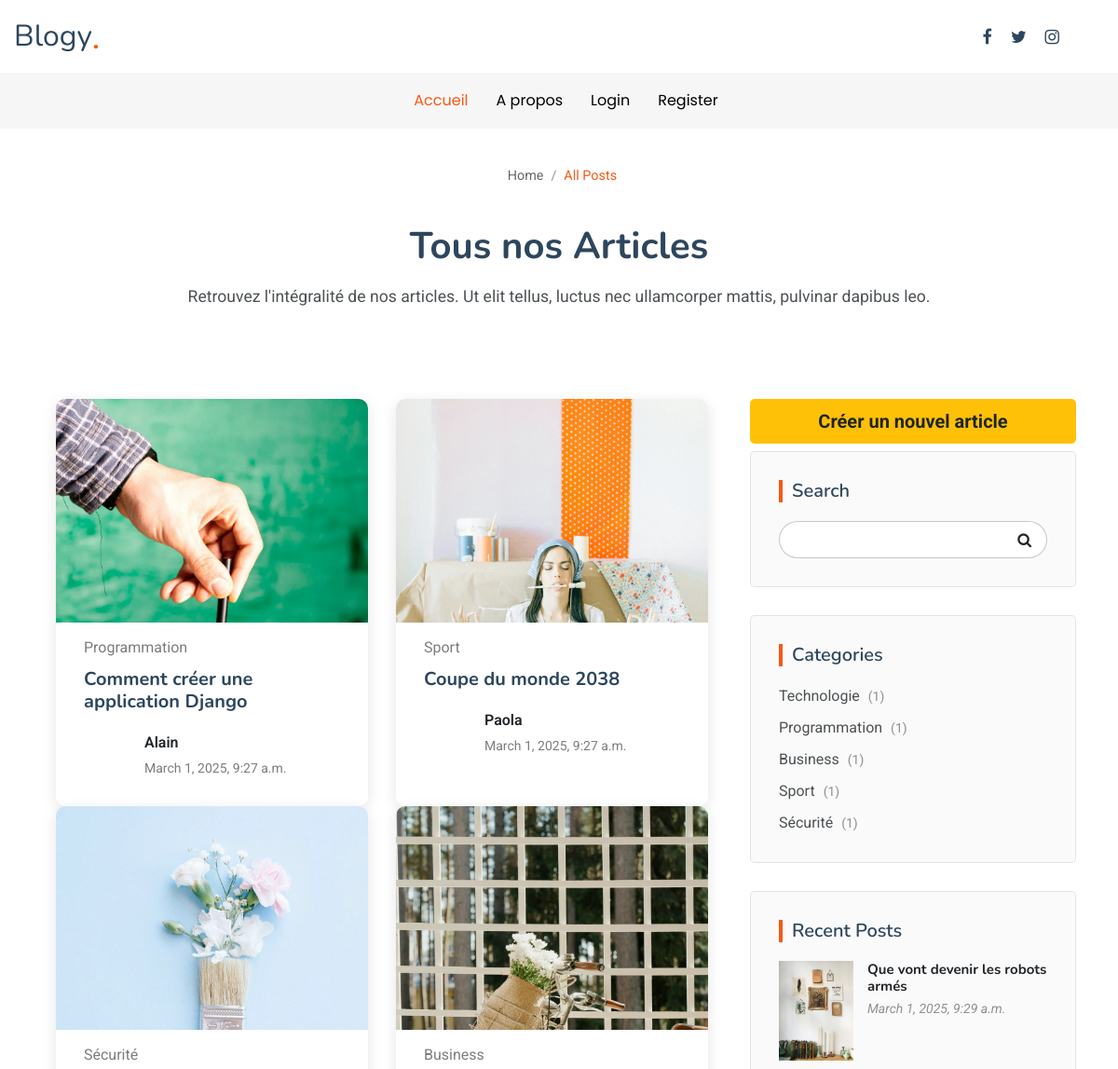
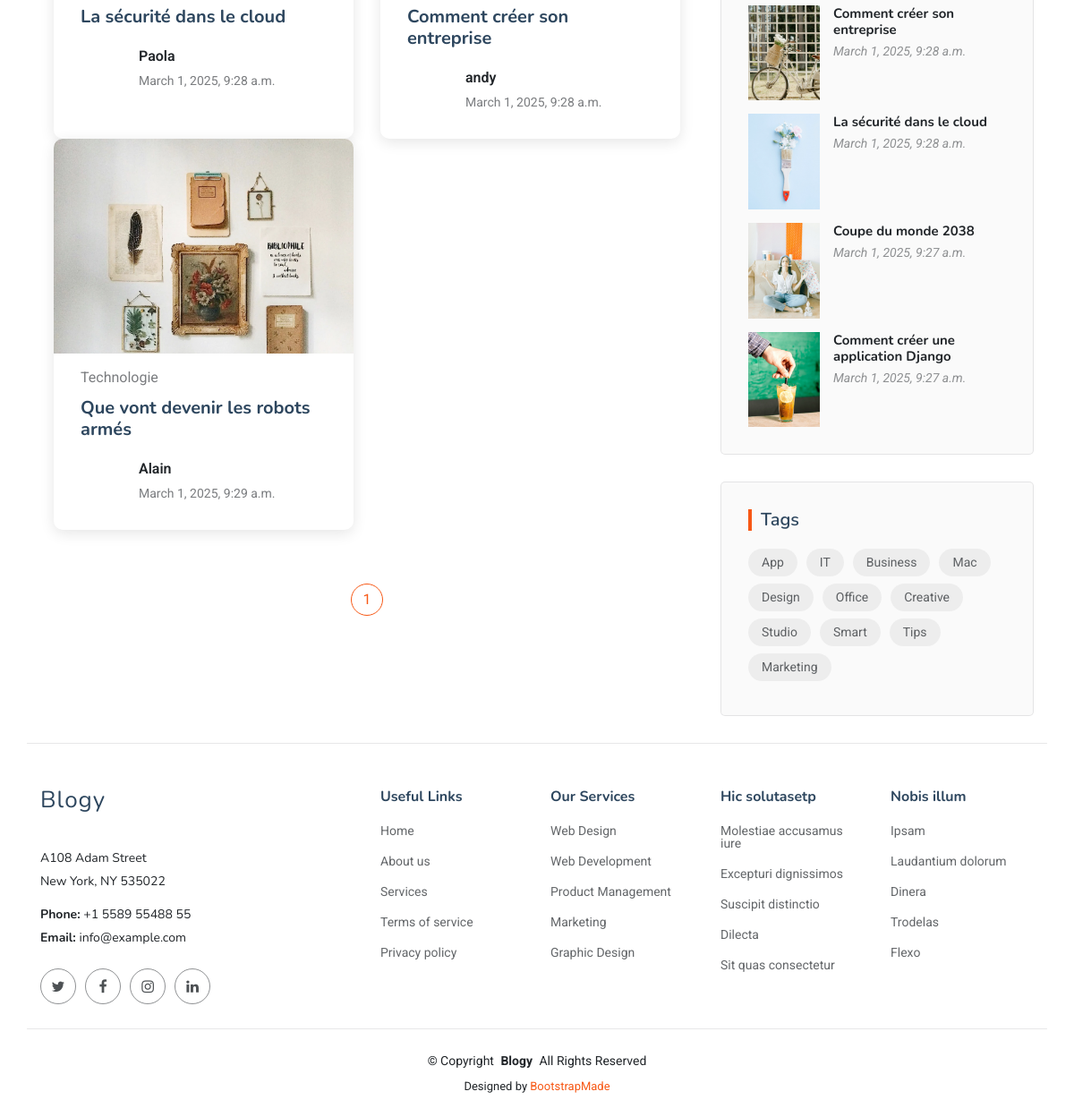
/posts/, run on the app's committed database (2 pictures, top to bottom).
### articles/models.py (models this page shows, shortened)
class Article(models.Model):
    titre = models.CharField(max_length=255)
    contenu = models.TextField(null=True)
    date_publication = models.DateTimeField(auto_now_add=True)
    categorie = models.ForeignKey('Categorie',related_name='articles', on_delete=models.CASCADE)
    auteur = models.ForeignKey(User, on_delete = models.CASCADE)
    likes = models.ManyToManyField(User, related_name = 'liked_articles', blank=True)
    favoris = models.ManyToManyField(User, related_name = 'favorite_articles', blank=True)
    image = models.ImageField(upload_to='articles_images/', blank=True, null=True )

class Categorie(models.Model):
    nom = models.CharField(max_length=100)

### articles/views.py (the view)
# urls.py: path('posts/', ArticleListView.as_view(), name='posts'),
class ArticleListView(ListView):
    model = Article # select * from post
    template_name = 'all_posts.html'
    context_object_name = "posts" # clé à utiliser dans le template
    paginate_by = 6
    def get_context_data(self, **kwargs):
        context = super().get_context_data(**kwargs)
        context["categories"] = Categorie.objects.all()  # Récupérer toutes les catégories
        context["recent_posts"] = Article.objects.order_by('-date_publication')[:5]  # Derniers articles
        return context

### articles/context_processors.py (called while the page is built)
def categories(request):
    all_categories = Categorie.objects.all()
    return {'categories': all_categories}

### articles/templates/all_posts.html (shortened to what this page needs)
{% extends 'base.html' %}
{% load static %}
{% block content %}
    <div class="page-title position-relative">
        <div class="breadcrumbs">
            <nav aria-label="breadcrumb">
              <ol class="breadcrumb">
                <li class="breadcrumb-item"><a href="{% url 'home' %}"> Home</a></li>
                <li class="breadcrumb-item active current">All Posts</li>
              </ol>
            </nav>
        </div>
          <div class="title-wrapper">
            <h1>Tous nos Articles</h1>
            <p>Retrouvez l'intégralité de nos articles. Ut elit tellus, luctus nec ullamcorper mattis, pulvinar dapibus leo.</p>
          </div>
        </div>
        <div class="container">
          <div class="row">
            <div class="col-lg-8">
              <section id="category-postst" class="category-postst section">
                <div class="container" data-aos="fade-up" data-aos-delay="100">
                  <div class="row gy-4">
                    {% for post in posts %}
                    <div class="col-lg-6">
                      <article>
                        <div class="post-img">
                          <img src="{{ post.image.url }}" alt="" class="img-fluid">
                        </div>
                        <p class="post-category">{{ post.categorie.nom}}</p>
                        <h2 class="title">
                          <a href="{% url 'post_detail' 'article' post.id %}">{{ post.titre }}</a>
                        </h2>
                        <div class="d-flex align-items-center">
                          <div class="post-meta">
                            <p class="post-author">{{ post.auteur.username }}</p>
                            <p class="post-date">
                              <time datetime="{{ post.date_publication }}">{{ post.date_publication }}</time>
                            </p>
                          </div>
                        </div>
                      </article>
                    </div>
                    {% empty %}
                    <p>Aucun article disponible dans cette catégorie.</p>
                    {% endfor %}
                  </div>
                </div>
              </section>
                <section id="pagination-2" class="pagination-2 section">
                    <div class="container">
                    <div class="d-flex justify-content-center">
                        <ul class="pagination">
                        {% for num in page_obj.paginator.page_range %}
                            {% if page_obj.number == num %}
                            <li class="active"><a href="?page={{ num }}">{{ num }}</a></li>
                            {% elif num > page_obj.number|add:"-3" and num < page_obj.number|add:"3" %}
                            <li><a href="?page={{ num }}">{{ num }}</a></li>
                            {% endif %}
                        {% endfor %}
                        </ul>
                    </div>
                    </div>
                </section>
            </div>
            <div class="col-lg-4 sidebar">
              <div class="widgets-container" data-aos="fade-up" data-aos-delay="200">
                <div>
                    <a href="{% url 'create_post' %}" class="btn-lg btn btn-warning w-100 mb-2 font-weight-bold"
                    >Créer un nouvel article</a>
                </div>
                <div class="search-widget widget-item">
                  <h3 class="widget-title">Search</h3>
                  <form action="">
                    <input type="text">
                    <button type="submit" title="Search"></button>
                  </form>
                </div>
                <div class="categories-widget widget-item">
                  <h3 class="widget-title">Categories</h3>
                  <ul class="mt-3">
                    {% for cat in categories %}
                    <li><a href="{% url 'category' cat.nom %}">{{ cat.nom }} <span>({{ cat.articles.count }})</span></a></li>
                    {% endfor %}
                 </ul>
                </div>
                <div class="recent-posts-widget widget-item">
                  <h3 class="widget-title">Recent Posts</h3>
                  {% for recent in recent_posts %}
                  <div class="post-item">
                    <img src="{{ recent.image.url }}" alt="" class="flex-shrink-0">
                    <div>
                      <h4><a href="{% url 'post_detail' 'article' recent.id %}">{{ recent.titre }}</a></h4>
                      <time datetime="{{ recent.date_publication }}">{{ recent.date_publication }}</time>
                    </div>
                  </div>
                  {% endfor %}
                </div>
                <div class="tags-widget widget-item">
                  <h3 class="widget-title">Tags</h3>
                  <ul>
                    <li><a href="#">App</a></li>
                    <li><a href="#">IT</a></li>
                    <li><a href="#">Business</a></li>
                    <li><a href="#">Mac</a></li>
                    <li><a href="#">Design</a></li>
                    <li><a href="#">Office</a></li>
                    <li><a href="#">Creative</a></li>
                    <li><a href="#">Studio</a></li>
                    <li><a href="#">Smart</a></li>
                    <li><a href="#">Tips</a></li>
                    <li><a href="#">Marketing</a></li>
                  </ul>
                </div>
              </div>
            </div>
          </div>
        </div>
{% endblock%}

### articles/templates/base.html (shortened to what this page needs)
<!DOCTYPE html>
<html lang="en">
<head>
    <link href="//maxcdn.bootstrapcdn.com/bootstrap/4.1.1/css/bootstrap.min.css" rel="stylesheet" id="bootstrap-css">
    <link rel="stylesheet" href="https://cdn.jsdelivr.net/npm/swiper@11/swiper-bundle.min.css"/>
    <link rel="stylesheet" href="https://cdnjs.cloudflare.com/ajax/libs/aos/2.3.4/aos.css" />
    <link rel="stylesheet" href="https://cdnjs.cloudflare.com/ajax/libs/font-awesome/4.7.0/css/font-awesome.min.css">
</head>
<body>
    {% include 'navbar.html' %}
    <main class="main">
    {% block content %}{% endblock%}
    </main>
    <footer id="footer" class="footer">
        <div class="container footer-top">
          <div class="row gy-4">
            <div class="col-lg-4 col-md-6 footer-about">
              <a href="index.html" class="logo d-flex align-items-center">
                <span class="sitename">Blogy</span>
              </a>
              <div class="footer-contact pt-3">
                <p>A108 Adam Street</p>
                <p>New York, NY 535022</p>
                <p class="mt-3"><strong>Phone:</strong> <span>+1 5589 55488 55</span></p>
                <p><strong>Email:</strong> <span>info@example.com</span></p>
              </div>
              <div class="social-links d-flex mt-4">
                <a href=""><i class="fa fa-twitter"></i></a>
                <a href=""><i class="fa fa-facebook"></i></a>
                <a href=""><i class="fa fa-instagram"></i></a>
                <a href=""><i class="fa fa-linkedin"></i></a>
              </div>
            </div>
            <div class="col-lg-2 col-md-3 footer-links">
              <h4>Useful Links</h4>
              <ul>
                <li><a href="#">Home</a></li>
                <li><a href="#">About us</a></li>
                <li><a href="#">Services</a></li>
                <li><a href="#">Terms of service</a></li>
                <li><a href="#">Privacy policy</a></li>
              </ul>
            </div>
            <div class="col-lg-2 col-md-3 footer-links">
              <h4>Our Services</h4>
              <ul>
                <li><a href="#">Web Design</a></li>
                <li><a href="#">Web Development</a></li>
                <li><a href="#">Product Management</a></li>
                <li><a href="#">Marketing</a></li>
                <li><a href="#">Graphic Design</a></li>
              </ul>
            </div>
            <div class="col-lg-2 col-md-3 footer-links">
              <h4>Hic solutasetp</h4>
              <ul>
                <li><a href="#">Molestiae accusamus iure</a></li>
                <li><a href="#">Excepturi dignissimos</a></li>
                <li><a href="#">Suscipit distinctio</a></li>
                <li><a href="#">Dilecta</a></li>
                <li><a href="#">Sit quas consectetur</a></li>
              </ul>
            </div>
            <div class="col-lg-2 col-md-3 footer-links">
              <h4>Nobis illum</h4>
              <ul>
                <li><a href="#">Ipsam</a></li>
                <li><a href="#">Laudantium dolorum</a></li>
                <li><a href="#">Dinera</a></li>
                <li><a href="#">Trodelas</a></li>
                <li><a href="#">Flexo</a></li>
              </ul>
            </div>
          </div>
        </div>
        <div class="container copyright text-center mt-4">
          <p>© <span>Copyright</span> <strong class="px-1 sitename">Blogy</strong> <span>All Rights Reserved</span></p>
          <div class="credits">
            Designed by <a href="https://bootstrapmade.com/">BootstrapMade</a>
          </div>
        </div>
      </footer>
</body>
</html>

### articles/templates/navbar.html (shortened to what this page needs)
<header id="header" class="header position-relative">
    <div class="container-fluid container-xl position-relative">
      <div class="top-row d-flex align-items-center justify-content-between">
        <a href="{% url 'home' %}" class="logo d-flex align-items-end">
          <h1 class="sitename">Blogy</h1><span>.</span>
        </a>
        <div class="d-flex align-items-center">
          <div class="social-links">
            <a href="#" class="facebook"><i class="fa fa-facebook"></i></a>
            <a href="#" class="twitter"><i class="fa fa-twitter"></i></a>
            <a href="#" class="instagram"><i class="fa fa-instagram"></i></a>
          </div>
        </div>
      </div>
    </div>
    <div class="nav-wrap">
      <div class="container d-flex justify-content-center position-relative">
        <nav id="navmenu" class="navmenu">
          <ul>
            <li><a href="{% url 'home' %}" class="active">Accueil</a></li>
            <li><a href="{% url 'about' %}">A propos</a></li>
            {% if user.is_authenticated %}
            <li><a href="{% url 'posts' %}">Tous les Articles</a></li>
            <li><a href="">Profile {{user.username}}</a></li>
            <li class="dropdown"><a href="#"><span>Categories</span> <i class="bi bi-chevron-down toggle-dropdown"></i></a>
              <ul>
                {% for category in categories %}
                <li><a href="{% url 'category' category.nom %}">{{category.nom}}</a></li>
                {% endfor %}
              </ul>
            </li>
            <li><a href="{%url 'news' %}">Actualités</a></li>
            <li><a href="{%url 'logout' %}">Logout</a></li>
            {% else %}
            <li><a href="{%url 'login' %}">Login</a></li>
            <li><a href="{%url 'register' %}">Register</a></li>
            {% endif %}
          </ul>
        </nav>
      </div>
    </div>
  </header>

### data on the page
Article: image (picture), categorie.nom "Programmation", titre "Comment créer une application Django", auteur.username "Alain", date_publication "March 1, 2025, 9:27 a.m."
Article: image (picture), categorie.nom "Sport", titre "Coupe du monde 2038", auteur.username "Paola", date_publication "March 1, 2025, 9:27 a.m."
Article: image (picture), categorie.nom "Sécurité", titre "La sécurité dans le cloud", auteur.username "Paola", date_publication "March 1, 2025, 9:28 a.m."
Article: image (picture), categorie.nom "Business", titre "Comment créer son entreprise", auteur.username "andy", date_publication "March 1, 2025, 9:28 a.m."
Article: image (picture), categorie.nom "Technologie", titre "Que vont devenir les robots armés", auteur.username "Alain", date_publication "March 1, 2025, 9:29 a.m."
Categorie: nom "Technologie", articles.count "1"
Categorie: nom "Programmation", articles.count "1"
Categorie: nom "Business", articles.count "1"
Categorie: nom "Sport", articles.count "1"
Categorie: nom "Sécurité", articles.count "1"

### other printed values
{{ num }} "1"
